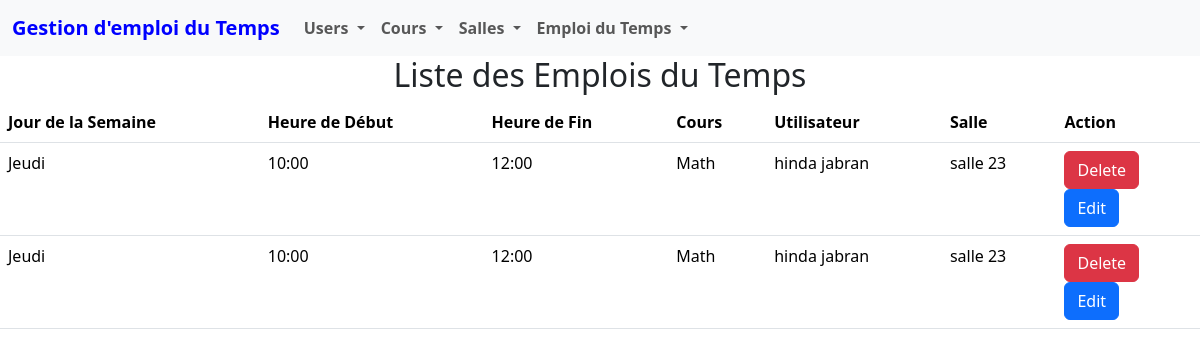
The page /emploi_list/ on the database as committed earlier.
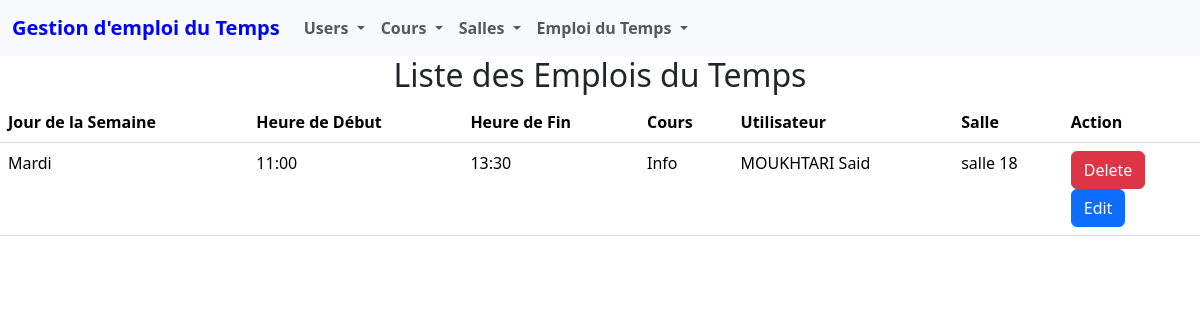
The same page on the database as committed later.
### scheduleManagement/models.py (models this page shows)
class EmploiDuTemps(models.Model):
    jour_semaine = models.CharField(max_length=100)
    heure_debut = models.CharField(max_length=100)
    heure_fin = models.CharField(max_length=100)
    cours = models.ForeignKey(Cours, on_delete=models.CASCADE)
    utilisateur = models.ForeignKey(Utilisateur, on_delete=models.CASCADE)
    salle = models.ForeignKey(Salle, on_delete=models.CASCADE)

class Cours(models.Model):
    nom_cours = models.CharField(max_length=100)
    description = models.TextField()

class Utilisateur(models.Model):
    nom = models.CharField(max_length=100)
    prenom = models.CharField(max_length=100)
    role = models.CharField(max_length=100)
    email = models.EmailField()

class Salle(models.Model):
    nom_salle = models.CharField(max_length=100)
    capacite = models.IntegerField()

### scheduleManagement/views.py (the view)
# urls.py: path('emploi_list/', views.emploi_list, name='emploi_list'),
def emploi_list(request):
    emplois = EmploiDuTemps.objects.all()
    return render(request, 'scheduleManagement/emploiDuTemps/list_emploi.html', {'emplois': emplois})

### scheduleManagement/templates/scheduleManagement/emploiDuTemps/list_emploi.html (shortened to what this page needs)
<!DOCTYPE html>
<html lang="en">
<head>
</head>
<body>
    {% include 'scheduleManagement/navbar/navbar.html' %}
    <h2 style="text-align: center;" >Liste des Emplois du Temps</h2>
    <table class="table">
        <thead>
            <tr>
                <th>Jour de la Semaine</th>
                <th>Heure de Début</th>
                <th>Heure de Fin</th>
                <th>Cours</th>
                <th>Utilisateur</th>
                <th>Salle</th>
                <th>Action</th>
            </tr>
        </thead>
        <tbody>
            {% for emploi in emplois %}
            <tr>
                <td>{{ emploi.jour_semaine }}</td>
                <td>{{ emploi.heure_debut }}</td>
                <td>{{ emploi.heure_fin }}</td>
                <td>{{ emploi.cours.nom_cours }}</td>
                <td>{{ emploi.utilisateur.nom }} {{ emploi.utilisateur.prenom }}</td>
                <td>{{ emploi.salle.nom_salle }}</td>
                <td>
                    <form method="POST" action="{% url 'delete_emploi' emploi.id %}">
                        <button type="submit" class="btn btn-danger">Delete</button>
                    </form>
                    <button type="button" class="btn btn-primary" data-bs-toggle="modal" data-bs-target="#editModal{{ emploi.id }}">
                        Edit
                    </button>
                </td>
            </tr>
            {% endfor %}
        </tbody>
    </table>
</body>
</html>

Rows that differ between the two databases and show on the page:
removed EmploiDuTemps: jour_semaine "Jeudi", heure_debut "10:00", heure_fin "12:00", cours.nom_cours "Math", utilisateur.nom "hinda", utilisateur.prenom "jabran", salle.nom_salle "salle 23"
removed EmploiDuTemps: jour_semaine "Jeudi", heure_debut "10:00", heure_fin "12:00", cours.nom_cours "Math", utilisateur.nom "hinda", utilisateur.prenom "jabran", salle.nom_salle "salle 23"
added EmploiDuTemps: jour_semaine "Mardi", heure_debut "11:00", heure_fin "13:30", cours.nom_cours "Info", utilisateur.nom "MOUKHTARI", utilisateur.prenom "Said", salle.nom_salle "salle 18"
